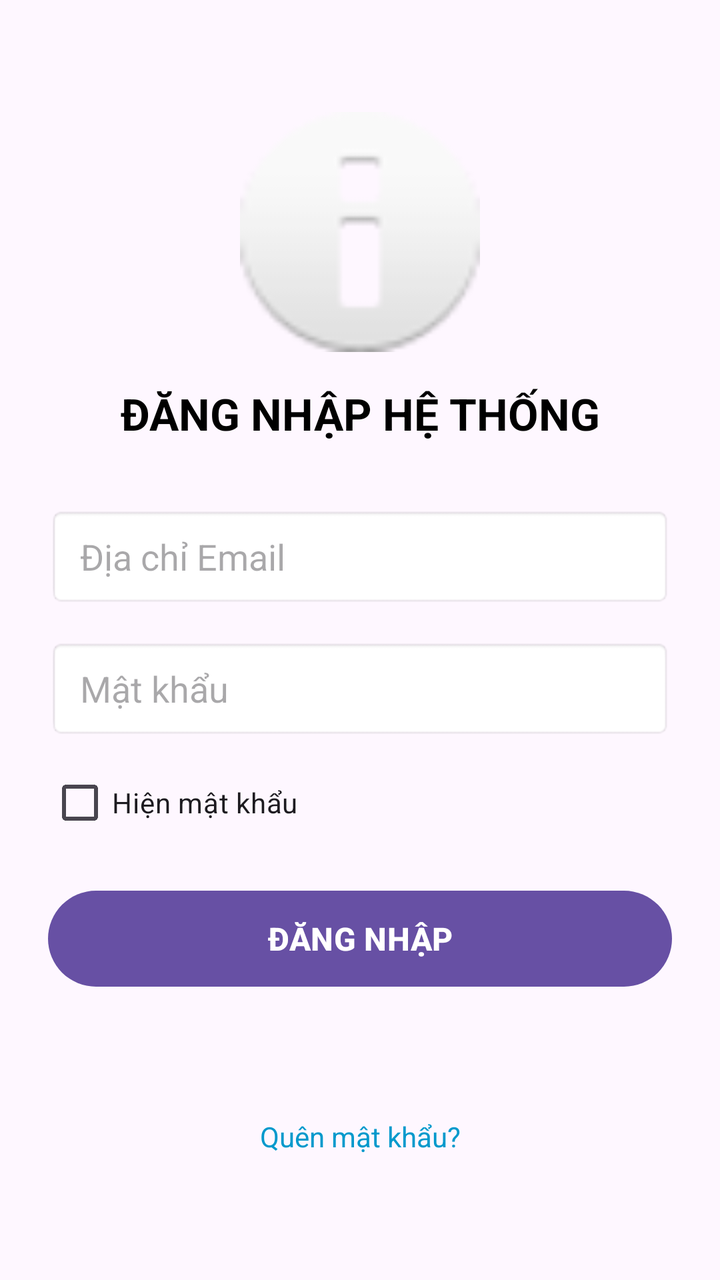
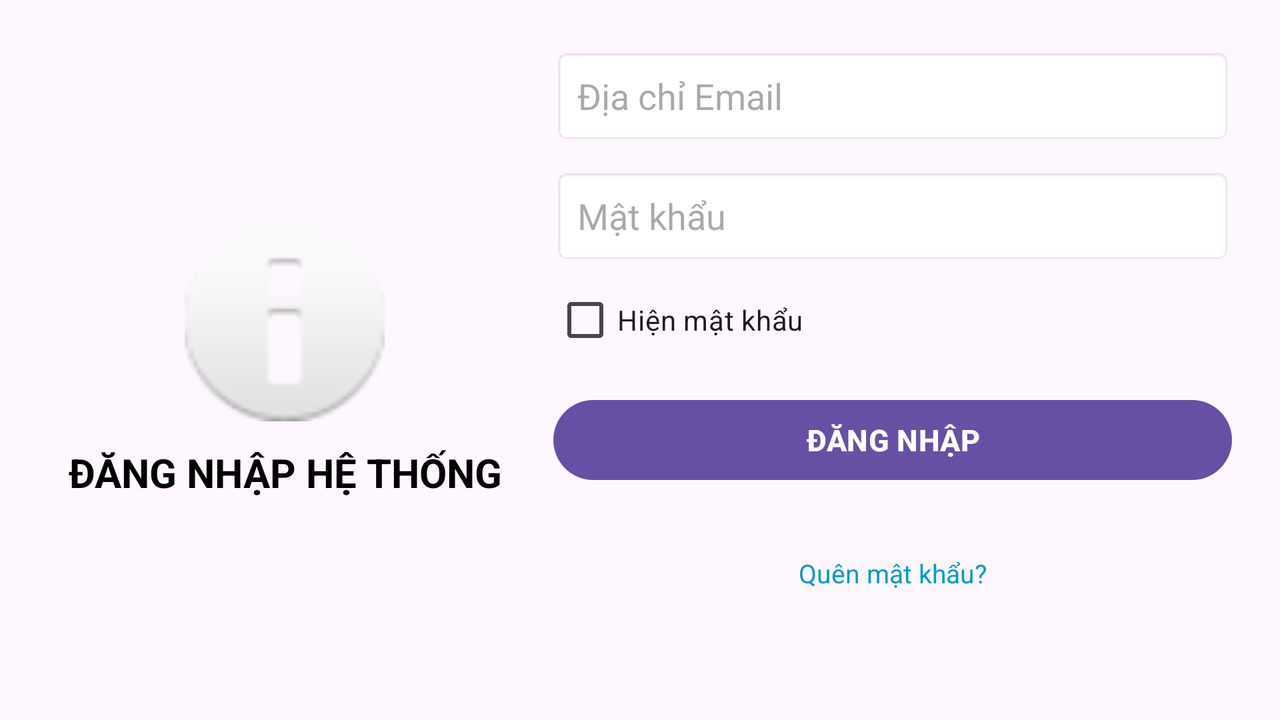

An Android layout and its configuration variant, each rendered on a device that would load it. The default file and the variant file are quoted in full after the pictures.
<!-- AndroidManifest.xml: application theme Theme.Lab2_Layout_ViewBinding -->
<!-- res/layout/activity_login.xml -->
<?xml version="1.0" encoding="utf-8"?>
<ScrollView xmlns:android="http://schemas.android.com/apk/res/android"
    xmlns:app="http://schemas.android.com/apk/res-auto"
    xmlns:tools="http://schemas.android.com/tools"
    android:layout_width="match_parent"
    android:layout_height="match_parent"
    android:fillViewport="true">

    <androidx.constraintlayout.widget.ConstraintLayout
        android:layout_width="match_parent"
        android:layout_height="wrap_content"
        android:padding="24dp">

        <ImageView
            android:id="@+id/imgLogo"
            android:layout_width="120dp"
            android:layout_height="120dp"
            android:layout_marginTop="32dp"
            android:contentDescription="@string/logo_desc"
            android:src="@android:drawable/ic_dialog_info"
            app:layout_constraintEnd_toEndOf="parent"
            app:layout_constraintStart_toStartOf="parent"
            app:layout_constraintTop_toTopOf="parent" />

        <TextView
            android:id="@+id/tvTitle"
            android:layout_width="wrap_content"
            android:layout_height="wrap_content"
            android:layout_marginTop="16dp"
            android:text="@string/login_title"
            android:textColor="@android:color/black"
            android:textSize="22sp"
            android:textStyle="bold"
            app:layout_constraintEnd_toEndOf="parent"
            app:layout_constraintStart_toStartOf="parent"
            app:layout_constraintTop_toBottomOf="@id/imgLogo" />

        <EditText
            android:id="@+id/edtEmail"
            android:layout_width="0dp"
            android:layout_height="50dp"
            android:layout_marginTop="32dp"
            android:autofillHints="emailAddress"
            android:background="@android:drawable/editbox_background"
            android:hint="@string/hint_email"
            android:imeOptions="actionNext"
            android:inputType="textEmailAddress"
            android:paddingStart="16dp"
            android:paddingEnd="16dp"
            app:layout_constraintEnd_toEndOf="parent"
            app:layout_constraintStart_toStartOf="parent"
            app:layout_constraintTop_toBottomOf="@id/tvTitle" />

        <EditText
            android:id="@+id/edtPassword"
            android:layout_width="0dp"
            android:layout_height="50dp"
            android:layout_marginTop="16dp"
            android:autofillHints="password"
            android:background="@android:drawable/editbox_background"
            android:hint="@string/hint_password"
            android:imeOptions="actionDone"
            android:inputType="textPassword"
            android:paddingStart="16dp"
            android:paddingEnd="16dp"
            app:layout_constraintEnd_toEndOf="parent"
            app:layout_constraintStart_toStartOf="parent"
            app:layout_constraintTop_toBottomOf="@id/edtEmail" />

        <CheckBox
            android:id="@+id/cbShowPassword"
            android:layout_width="wrap_content"
            android:layout_height="wrap_content"
            android:layout_marginTop="8dp"
            android:text="@string/show_password"
            app:layout_constraintStart_toStartOf="parent"
            app:layout_constraintTop_toBottomOf="@id/edtPassword" />

        <Button
            android:id="@+id/btnLogin"
            android:layout_width="0dp"
            android:layout_height="56dp"
            android:layout_marginTop="16dp"
            android:text="@string/btn_login"
            android:textSize="16sp"
            android:textStyle="bold"
            app:layout_constraintEnd_toEndOf="parent"
            app:layout_constraintStart_toStartOf="parent"
            app:layout_constraintTop_toBottomOf="@id/cbShowPassword" />

        <TextView
            android:id="@+id/tvStatus"
            android:layout_width="0dp"
            android:layout_height="wrap_content"
            android:layout_marginTop="16dp"
            android:textAlignment="center"
            android:textColor="@android:color/holo_blue_dark"
            android:textSize="14sp"
            app:layout_constraintEnd_toEndOf="parent"
            app:layout_constraintStart_toStartOf="parent"
            app:layout_constraintTop_toBottomOf="@id/btnLogin" />

        <TextView
            android:id="@+id/tvForgotPassword"
            android:layout_width="wrap_content"
            android:layout_height="wrap_content"
            android:layout_marginTop="12dp"
            android:layout_marginBottom="24dp"
            android:clickable="true"
            android:focusable="true"
            android:text="@string/forgot_password"
            android:textColor="@android:color/holo_blue_dark"
            android:textSize="14sp"
            app:layout_constraintBottom_toBottomOf="parent"
            app:layout_constraintEnd_toEndOf="parent"
            app:layout_constraintStart_toStartOf="parent"
            app:layout_constraintTop_toBottomOf="@id/tvStatus" />

    </androidx.constraintlayout.widget.ConstraintLayout>
</ScrollView>
<!-- resources referenced by this layout -->
<resources>
  <string name="btn_login">ĐĂNG NHẬP</string>
  <string name="forgot_password">Quên mật khẩu?</string>
  <string name="hint_email">Địa chỉ Email</string>
  <string name="hint_password">Mật khẩu</string>
  <string name="login_title">ĐĂNG NHẬP HỆ THỐNG</string>
  <string name="logo_desc">Logo VLU</string>
  <string name="show_password">Hiện mật khẩu</string>
  <style name="Theme.Lab2_Layout_ViewBinding" parent="Base.Theme.Lab2_Layout_ViewBinding" />
  <style name="Base.Theme.Lab2_Layout_ViewBinding" parent="Theme.Material3.DayNight.NoActionBar">
          
      </style>
</resources>
<!-- res/layout-land/activity_login.xml (the repository's variant of the layout above) -->
<!-- drawn on the phone turned sideways -->
<?xml version="1.0" encoding="utf-8"?>
<ScrollView xmlns:android="http://schemas.android.com/apk/res/android"
    xmlns:app="http://schemas.android.com/apk/res-auto"
    xmlns:tools="http://schemas.android.com/tools"
    android:layout_width="match_parent"
    android:layout_height="match_parent"
    android:fillViewport="true">

    <androidx.constraintlayout.widget.ConstraintLayout
        android:layout_width="match_parent"
        android:layout_height="wrap_content"
        android:padding="24dp">

        <androidx.constraintlayout.widget.Guideline
            android:id="@+id/guideSplit"
            android:layout_width="wrap_content"
            android:layout_height="wrap_content"
            android:orientation="vertical"
            app:layout_constraintGuide_percent="0.4" />

        
        <ImageView
            android:id="@+id/imgLogo"
            android:layout_width="100dp"
            android:layout_height="100dp"
            android:contentDescription="@string/logo_desc"
            android:src="@android:drawable/ic_dialog_info"
            app:layout_constraintBottom_toTopOf="@id/tvTitle"
            app:layout_constraintEnd_toStartOf="@id/guideSplit"
            app:layout_constraintStart_toStartOf="parent"
            app:layout_constraintTop_toTopOf="parent"
            app:layout_constraintVertical_chainStyle="packed" />

        <TextView
            android:id="@+id/tvTitle"
            android:layout_width="wrap_content"
            android:layout_height="wrap_content"
            android:layout_marginTop="12dp"
            android:text="@string/login_title"
            android:textAlignment="center"
            android:textColor="@android:color/black"
            android:textSize="20sp"
            android:textStyle="bold"
            app:layout_constraintBottom_toBottomOf="parent"
            app:layout_constraintEnd_toStartOf="@id/guideSplit"
            app:layout_constraintStart_toStartOf="parent"
            app:layout_constraintTop_toBottomOf="@id/imgLogo" />

        
        <EditText
            android:id="@+id/edtEmail"
            android:layout_width="0dp"
            android:layout_height="48dp"
            android:layout_marginStart="16dp"
            android:autofillHints="emailAddress"
            android:background="@android:drawable/editbox_background"
            android:hint="@string/hint_email"
            android:imeOptions="actionNext"
            android:inputType="textEmailAddress"
            android:paddingStart="12dp"
            android:paddingEnd="12dp"
            app:layout_constraintEnd_toEndOf="parent"
            app:layout_constraintStart_toEndOf="@id/guideSplit"
            app:layout_constraintTop_toTopOf="parent" />

        <EditText
            android:id="@+id/edtPassword"
            android:layout_width="0dp"
            android:layout_height="48dp"
            android:layout_marginStart="16dp"
            android:layout_marginTop="12dp"
            android:autofillHints="password"
            android:background="@android:drawable/editbox_background"
            android:hint="@string/hint_password"
            android:imeOptions="actionDone"
            android:inputType="textPassword"
            android:paddingStart="12dp"
            android:paddingEnd="12dp"
            app:layout_constraintEnd_toEndOf="parent"
            app:layout_constraintStart_toEndOf="@id/guideSplit"
            app:layout_constraintTop_toBottomOf="@id/edtEmail" />

        <CheckBox
            android:id="@+id/cbShowPassword"
            android:layout_width="wrap_content"
            android:layout_height="wrap_content"
            android:layout_marginStart="16dp"
            android:layout_marginTop="4dp"
            android:text="@string/show_password"
            app:layout_constraintStart_toEndOf="@id/guideSplit"
            app:layout_constraintTop_toBottomOf="@id/edtPassword" />

        <Button
            android:id="@+id/btnLogin"
            android:layout_width="0dp"
            android:layout_height="48dp"
            android:layout_marginStart="16dp"
            android:layout_marginTop="12dp"
            android:text="@string/btn_login"
            android:textSize="15sp"
            android:textStyle="bold"
            app:layout_constraintEnd_toEndOf="parent"
            app:layout_constraintStart_toEndOf="@id/guideSplit"
            app:layout_constraintTop_toBottomOf="@id/cbShowPassword" />

        <TextView
            android:id="@+id/tvStatus"
            android:layout_width="0dp"
            android:layout_height="wrap_content"
            android:layout_marginStart="16dp"
            android:layout_marginTop="8dp"
            android:textAlignment="center"
            android:textColor="@android:color/holo_blue_dark"
            android:textSize="13sp"
            app:layout_constraintEnd_toEndOf="parent"
            app:layout_constraintStart_toEndOf="@id/guideSplit"
            app:layout_constraintTop_toBottomOf="@id/btnLogin" />

        <TextView
            android:id="@+id/tvForgotPassword"
            android:layout_width="wrap_content"
            android:layout_height="wrap_content"
            android:layout_marginStart="16dp"
            android:layout_marginTop="8dp"
            android:clickable="true"
            android:focusable="true"
            android:text="@string/forgot_password"
            android:textColor="@android:color/holo_blue_dark"
            android:textSize="13sp"
            app:layout_constraintEnd_toEndOf="parent"
            app:layout_constraintStart_toEndOf="@id/guideSplit"
            app:layout_constraintTop_toBottomOf="@id/tvStatus" />

    </androidx.constraintlayout.widget.ConstraintLayout>
</ScrollView>
